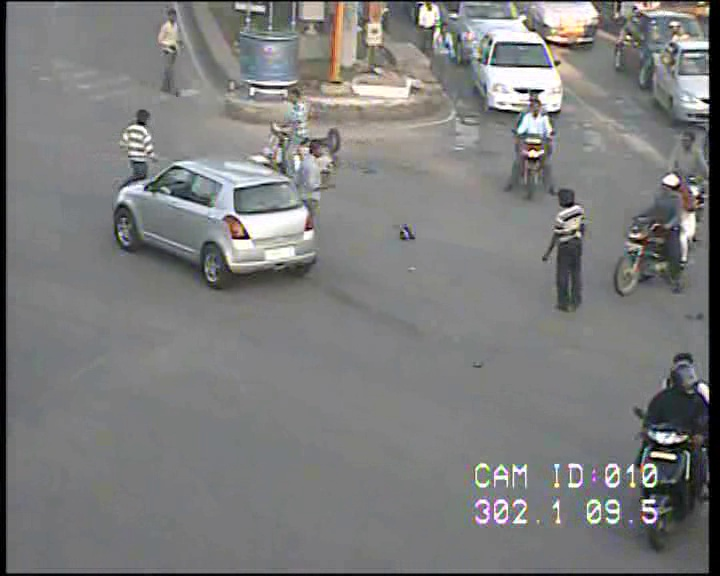
#> input picture data/test/Accident/acc1 (7).jpg, 720 x 576 px, found by its file name; its folder holds only this picture in this run
$ python svmModel.py
#> lines starting #> are read from the running program, lines starting #| are printed output that depends on the picture
import os
import cv2
import numpy as np
from sklearn.svm import SVC
from sklearn.metrics import accuracy_score
import joblib  # For saving the model

# Base folder path
data_folder = 'data'

# Function to extract features using a simple image resizing and flattening approach
def extract_features(image_path, size=(64, 64)):
    img = cv2.imread(image_path, cv2.IMREAD_COLOR)
    img = cv2.resize(img, size)
    return img.flatten()

# Function to prepare data
def prepare_data(folder):
    X, y = [], []
    labels = {'Accident': 1, 'Non Accident': 0}
    for label, class_num in labels.items():
        folder_path = os.path.join(folder, label)
        for file in os.listdir(folder_path):
            file_path = os.path.join(folder_path, file)
            features = extract_features(file_path)
            X.append(features)
            y.append(class_num)
    return np.array(X), np.array(y)

# Prepare training data
train_path = os.path.join(data_folder, 'train')
print("Preparing training data...")
X_train, y_train = prepare_data(train_path)
#> in extract_features, img is the input picture: shape (576, 720, 3); mean B, G, R 124.3, 124.9, 124.7
#> in extract_features, `img = cv2.resize(img, size)`:
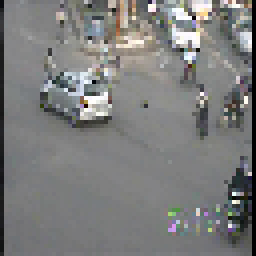
#> img: shape (64, 64, 3) (shown 4 times larger); mean B, G, R 124.3, 125, 124.5
#> in prepare_data, `features = extract_features(file_path)`: features = 12288 values, max 255 at index 304, min 0 at index 382, mean 124.6
#> pass 2 of the loop in prepare_data, `for label, class_num in labels.items():`:
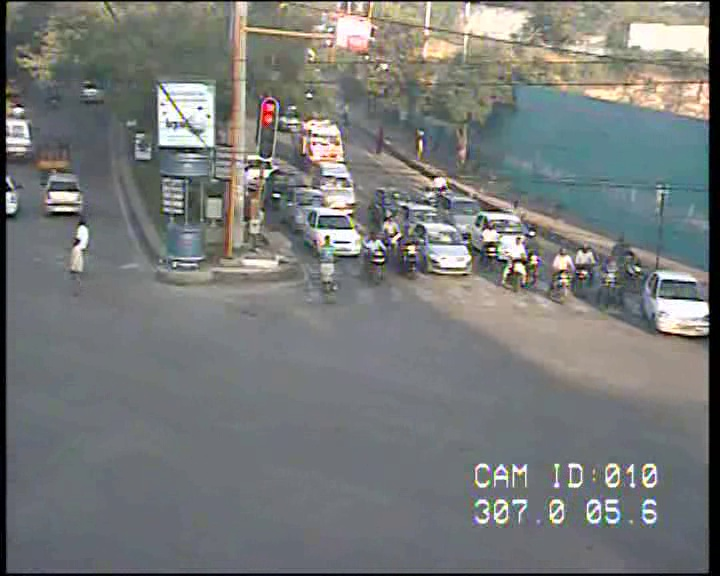
#> input picture data/test/Non Accident/5_23.jpg, 720 x 576 px, found by its file name
#> in extract_features, img is the input picture: shape (576, 720, 3); mean B, G, R 120.9, 122.1, 119.5
#> in extract_features (call 2), `img = cv2.resize(img, size)`:
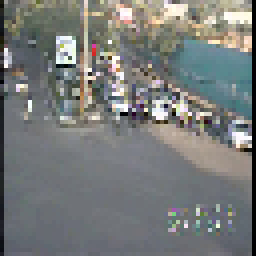
#> img: shape (64, 64, 3) (shown 4 times larger); mean B, G, R 121.5, 122.7, 120
#> features = 12288 values, max 255 at index 323, min 0 at index 189, mean 121.4
#> y_train = [1, 0]

# Prepare validation (test) data
test_path = os.path.join(data_folder, 'test')
print("Preparing validation data...")
X_test, y_test = prepare_data(test_path)
#> pass 2 of the loop in prepare_data, `for label, class_num in labels.items():`:
#> y_test = [1, 0]

# Train SVM model
print("Training SVM model...")
svm_model = SVC(kernel='linear', probability=True)
svm_model.fit(X_train, y_train)

# Save the trained model
joblib.dump(svm_model, 'svm_accident_detection_model.pkl')
print("Model saved as 'svm_accident_detection_model.pkl'")

# Evaluate the model
y_pred = svm_model.predict(X_test)
#> y_pred = [1, 0]
accuracy = accuracy_score(y_test, y_pred)
#> accuracy = 1
print(f"Test Accuracy: {accuracy * 100:.2f}%")
#| Test Accuracy: 100.00%
